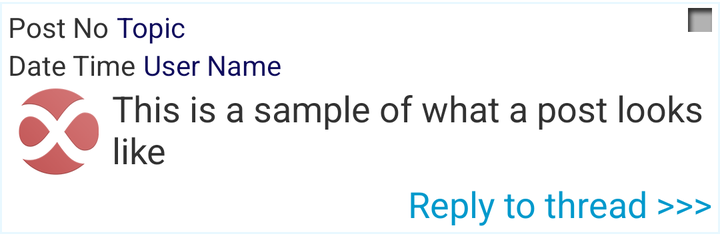
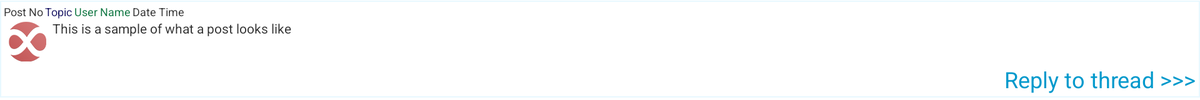

Compare how this app lays out the same screen by default and in its alternative resource folder. The renders come first, then the two layout files and the values they reference.
<!-- AndroidManifest.xml: application theme AppTheme -->
<!-- res/layout/post_view.xml -->
<RelativeLayout
    xmlns:android="http://schemas.android.com/apk/res/android"
    android:id="@+id/post_view_layout"
    android:layout_width="fill_parent"
    android:layout_height="wrap_content"
    android:layout_marginBottom="@dimen/post_after_padding"
    android:background="@drawable/post_background_stroke"
    android:minHeight="@dimen/post_bar_vertical_margin"
    android:orientation="horizontal"
    android:padding="@dimen/post_bar_small_padding">

    <TextView
        android:id="@+id/tv_postno"
        android:layout_width="wrap_content"
        android:layout_height="wrap_content"
        android:layout_alignParentLeft="false"
        android:layout_alignParentTop="false"
        android:text="@string/post_no_sample_text"
        android:textSize="@dimen/post_header_font_size"
        android:paddingRight="@dimen/post_header_word_spacing" />

    <TextView
        android:id="@+id/tv_topic"
        android:layout_width="wrap_content"
        android:layout_height="wrap_content"
        android:layout_alignParentLeft="false"
        android:layout_alignParentTop="false"
        android:text="@string/post_topic_sample_text"
        android:textColor="@color/topic"
        android:textSize="@dimen/post_header_font_size"
        android:paddingRight="@dimen/post_header_word_spacing"
        android:layout_toRightOf="@+id/tv_postno"
        android:singleLine="true" />

    <TextView
        android:id="@+id/tv_username"
        android:layout_width="wrap_content"
        android:layout_height="wrap_content"
        android:layout_alignParentLeft="false"
        android:layout_alignParentTop="false"
        android:text="@string/post_name_sample_text"
        android:textColor="@color/topic"
        android:textSize="@dimen/post_header_font_size"
        android:singleLine="true"
        android:layout_toRightOf="@+id/tv_datetime"
        android:layout_below="@+id/tv_postno"
        android:paddingLeft="@dimen/post_header_word_spacing" />

    <TextView
        android:id="@+id/tv_datetime"
        android:layout_width="wrap_content"
        android:layout_height="wrap_content"
        android:text="@string/post_date_sample_text"
        android:textSize="@dimen/post_header_font_size"
        android:layout_below="@+id/tv_postno" />

    <TextView
        android:layout_width="wrap_content"
        android:layout_height="wrap_content"
        android:text="@string/post_image_file_name_text"
        android:id="@+id/tv_post_image_filename"
        android:layout_below="@+id/tv_datetime"
        android:textSize="@dimen/post_header_font_size"
        android:visibility="gone"
        android:singleLine="true" />

    <ImageButton
        android:layout_width="@dimen/post_menu_button_size"
        android:layout_height="@dimen/post_menu_button_size"
        android:id="@+id/btn_post_menu"
        android:layout_alignParentTop="true"
        android:layout_alignParentRight="true"
        android:visibility="visible"
        android:singleLine="false"
        android:text="&lt;="
        android:src="@drawable/post_button_menu"
        android:background="@android:color/transparent"
        android:scaleType="fitCenter" />

    <LinearLayout
        android:layout_width="fill_parent"
        android:layout_height="wrap_content"
        android:orientation="horizontal"
        android:layout_below="@+id/tv_post_image_filename"
        android:id="@+id/ll_post_body">

        <ProgressBar
            android:layout_width="wrap_content"
            android:layout_height="wrap_content"
            android:id="@+id/progress_post_image"
            android:visibility="gone" />

        <ImageButton
            android:id="@+id/post_thumbnail"
            android:layout_width="wrap_content"
            android:layout_height="wrap_content"
            android:adjustViewBounds="true"
            android:background="@android:color/transparent"
            android:baselineAlignBottom="false"
            android:clickable="true"
            android:contentDescription="@string/post_thumb_desciption"
            android:cropToPadding="false"
            android:longClickable="false"
            android:scaleType="centerCrop"
            android:src="@drawable/ic_launcher" />

        <TextView
            android:id="@+id/tv_postText"
            android:layout_width="wrap_content"
            android:layout_height="wrap_content"
            android:clickable="true"
            android:paddingLeft="@dimen/post_bar_small_padding"
            android:paddingRight="@dimen/post_bar_small_padding"
            android:text="@string/post_text_sample_text"
            android:textSize="@dimen/post_body_font_size" />

    </LinearLayout>

    <TextView
        android:id="@+id/tv_number_replies"
        android:layout_width="wrap_content"
        android:layout_height="wrap_content"
        android:layout_alignParentBottom="false"
        android:layout_alignParentEnd="false"
        android:layout_alignParentRight="true"
        android:clickable="true"
        android:text="@string/post_view_reply_text"
        android:textColor="@android:color/holo_blue_dark"
        android:textSize="@dimen/replies_text_size"
        android:layout_below="@+id/ll_post_body" />

</RelativeLayout>
<!-- resources referenced by this layout -->
<resources>
  <color name="topic">#0F0C5D</color>
  <dimen name="post_after_padding">2dp</dimen>
  <dimen name="post_bar_small_padding">4dp</dimen>
  <dimen name="post_bar_vertical_margin">96dp</dimen>
  <dimen name="post_body_font_size">18sp</dimen>
  <dimen name="post_header_font_size">14sp</dimen>
  <dimen name="post_header_word_spacing">4dp</dimen>
  <dimen name="post_menu_button_size">12dp</dimen>
  <dimen name="replies_text_size">18sp</dimen>
  <!-- drawable ic_launcher: png bitmap (drawable-hdpi, 8595 bytes) -->
  <!-- drawable post_background_stroke (drawable-hdpi) -->
  <?xml version="1.0" encoding="utf-8"?>
  <layer-list xmlns:android="http://schemas.android.com/apk/res/android" >
      <item>
          <shape
              android:shape="rectangle">
              <stroke android:width="0dp" android:color="#ffffffff" />
              <solid android:color="#59ffffff" />
  
          </shape>
      </item>
  
      <item android:top="1dp" android:bottom="1dp">
          <shape
              android:shape="rectangle">
              <stroke android:width="1dp" android:color="#50b7e9ff" />
              <solid android:color="#00000000" />
          </shape>
      </item>
  
  </layer-list>
  <!-- drawable post_button_menu: png bitmap (drawable-hdpi, 3208 bytes) -->
  <string name="post_date_sample_text">Date Time</string>
  <string name="post_image_file_name_text">exampletext.jpg</string>
  <string name="post_name_sample_text">User Name</string>
  <string name="post_no_sample_text">Post No</string>
  <string name="post_text_sample_text">This is a sample of what a post looks like</string>
  <string name="post_thumb_desciption">Example post thumb description</string>
  <string name="post_topic_sample_text">Topic</string>
  <string name="post_view_reply_text">Reply to thread &gt;&gt;&gt;</string>
  <style name="AppTheme" parent="android:Theme.Holo.Light.DarkActionBar">
          
      </style>
</resources>
<!-- res/layout-xlarge/post_view.xml (the repository's variant of the layout above) -->
<!-- drawn on a large tablet held sideways -->
<RelativeLayout
    xmlns:android="http://schemas.android.com/apk/res/android"
    android:id="@+id/post_view_layout"
    android:layout_width="fill_parent"
    android:layout_height="wrap_content"
    android:layout_marginBottom="@dimen/post_after_padding"
    android:background="@drawable/post_background_stroke"
    android:minHeight="@dimen/post_bar_vertical_margin"
    android:orientation="horizontal"
    android:padding="@dimen/post_bar_small_padding">

    <TextView
        android:id="@+id/tv_postno"
        android:layout_width="wrap_content"
        android:layout_height="wrap_content"
        android:layout_alignParentLeft="false"
        android:layout_alignParentTop="false"
        android:text="@string/post_no_sample_text"
        android:textSize="@dimen/post_header_font_size"
        android:paddingRight="@dimen/post_header_word_spacing" />

    <TextView
        android:id="@+id/tv_topic"
        android:layout_width="wrap_content"
        android:layout_height="wrap_content"
        android:layout_alignParentLeft="false"
        android:layout_alignParentTop="false"
        android:layout_toRightOf="@+id/tv_postno"
        android:text="@string/post_topic_sample_text"
        android:textColor="#0F0C5D"
        android:textSize="@dimen/post_header_font_size"
        android:paddingRight="@dimen/post_header_word_spacing" />

    <TextView
        android:id="@+id/tv_username"
        android:layout_width="wrap_content"
        android:layout_height="wrap_content"
        android:layout_alignParentLeft="false"
        android:layout_alignParentTop="false"
        android:text="@string/post_name_sample_text"
        android:textColor="#ff117743"
        android:textSize="@dimen/post_header_font_size"
        android:layout_toRightOf="@+id/tv_topic"
        android:paddingRight="@dimen/post_header_word_spacing" />

    <TextView
        android:id="@+id/tv_datetime"
        android:layout_width="wrap_content"
        android:layout_height="wrap_content"
        android:layout_toRightOf="@+id/tv_username"
        android:text="@string/post_date_sample_text"
        android:textSize="@dimen/post_header_font_size" />

    <TextView
        android:layout_width="wrap_content"
        android:layout_height="wrap_content"
        android:text="@string/post_image_file_name_text"
        android:id="@+id/tv_post_image_filename"
        android:layout_below="@+id/tv_datetime"
        android:textSize="@dimen/post_header_font_size"
        android:visibility="gone" />

    <LinearLayout
        android:layout_width="fill_parent"
        android:layout_height="wrap_content"
        android:orientation="horizontal"
        android:layout_below="@+id/tv_post_image_filename"
        android:id="@+id/ll_post_body">

        <ProgressBar
            android:layout_width="wrap_content"
            android:layout_height="wrap_content"
            android:id="@+id/progress_post_image"
            android:visibility="gone" />

        <ImageButton
            android:id="@+id/post_thumbnail"
            android:layout_width="wrap_content"
            android:layout_height="wrap_content"
            android:adjustViewBounds="true"
            android:background="@android:color/transparent"
            android:baselineAlignBottom="false"
            android:clickable="true"
            android:contentDescription="@string/post_thumb_desciption"
            android:cropToPadding="false"
            android:longClickable="false"
            android:scaleType="centerCrop"
            android:src="@drawable/ic_launcher" />

        <TextView
            android:id="@+id/tv_postText"
            android:layout_width="wrap_content"
            android:layout_height="wrap_content"
            android:clickable="true"
            android:paddingLeft="@dimen/post_bar_small_padding"
            android:paddingRight="@dimen/post_bar_small_padding"
            android:text="@string/post_text_sample_text"
            android:textSize="@dimen/post_body_font_size" />

    </LinearLayout>

    <TextView
        android:id="@+id/tv_number_replies"
        android:layout_width="wrap_content"
        android:layout_height="wrap_content"
        android:layout_alignParentBottom="false"
        android:layout_alignParentEnd="false"
        android:layout_alignParentRight="true"
        android:clickable="true"
        android:text="@string/post_view_reply_text"
        android:textColor="@android:color/holo_blue_dark"
        android:textSize="@dimen/replies_text_size"
        android:layout_below="@+id/ll_post_body" />

</RelativeLayout>
<!-- resources referenced by the variant -->
<!-- as a large tablet held sideways resolves them -->
<resources>
  <!-- from res/values-xlarge/ -->
  <dimen name="post_after_padding">2dp</dimen>
  <!-- from res/values-xlarge/ -->
  <dimen name="post_bar_small_padding">4dp</dimen>
  <!-- from res/values-xlarge/ -->
  <dimen name="post_bar_vertical_margin">96dp</dimen>
  <!-- from res/values-xlarge/ -->
  <dimen name="post_body_font_size">14sp</dimen>
  <!-- from res/values-xlarge/ -->
  <dimen name="post_header_font_size">12sp</dimen>
  <!-- from res/values-xlarge/ -->
  <dimen name="post_header_word_spacing">2dp</dimen>
  <!-- from res/values-xlarge/ -->
  <dimen name="replies_text_size">24sp</dimen>
  <!-- drawable ic_launcher: png bitmap (drawable-hdpi, 8595 bytes) -->
  <!-- drawable post_background_stroke (drawable-hdpi) -->
  <?xml version="1.0" encoding="utf-8"?>
  <layer-list xmlns:android="http://schemas.android.com/apk/res/android" >
      <item>
          <shape
              android:shape="rectangle">
              <stroke android:width="0dp" android:color="#ffffffff" />
              <solid android:color="#59ffffff" />
  
          </shape>
      </item>
  
      <item android:top="1dp" android:bottom="1dp">
          <shape
              android:shape="rectangle">
              <stroke android:width="1dp" android:color="#50b7e9ff" />
              <solid android:color="#00000000" />
          </shape>
      </item>
  
  </layer-list>
  <string name="post_date_sample_text">Date Time</string>
  <string name="post_image_file_name_text">exampletext.jpg</string>
  <string name="post_name_sample_text">User Name</string>
  <string name="post_no_sample_text">Post No</string>
  <string name="post_text_sample_text">This is a sample of what a post looks like</string>
  <string name="post_thumb_desciption">Example post thumb description</string>
  <string name="post_topic_sample_text">Topic</string>
  <string name="post_view_reply_text">Reply to thread &gt;&gt;&gt;</string>
  <style name="AppTheme" parent="android:Theme.Holo.Light.DarkActionBar">
          
      </style>
</resources>
